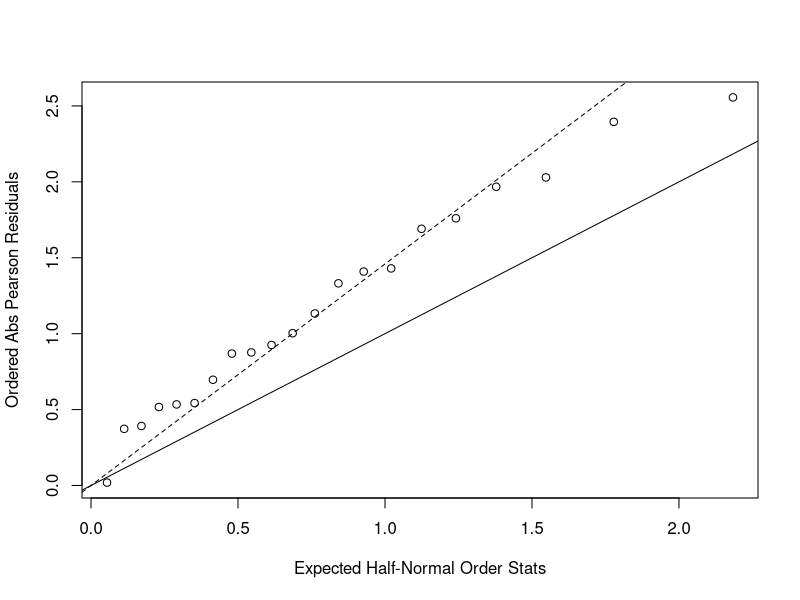

Recreate this plot in R.
## ---- chunk 1
knitr::opts_chunk$set(echo = TRUE)

library(tidyverse)
library(viridis)
knitr::opts_chunk$set(
	echo = TRUE,
	warning = FALSE,
	fig.width = 8, 
  fig.height = 6,
  out.width = "90%"
)
options(
  ggplot2.continuous.colour = "viridis",
  ggplot2.continuous.fill = "viridis"
)
scale_colour_discrete = scale_colour_viridis_d
scale_fill_discrete = scale_fill_viridis_d
theme_set(theme_minimal() + theme(legend.position = "bottom"))

## ---- chunk 2

# help myself understand the data (retrospective data):

###############################################################################
#
#                       case(cancer+)         control(cancer-) 
#
# #exosed (alcohol80+)      96                        109             n1=205
# #unexposed (alc 80-)      104                       666             n0=770
#                           
#                           m1=200                    m0=775
#
#
################################################################################

cancer_data = tibble(
  age = rep(c(25, 35, 45, 55, 65, 75), 2),
  alcohol_consump = c(rep("0-79 g", 6), rep("80+ g", 6)),
  case = c(0, 5, 21, 34, 36, 8, 1, 4, 25, 42, 19, 5),
  control = c(106, 164, 138, 139, 88, 31, 9, 26, 29, 27, 18, 0)
)

m1_df = cancer_data %>% 
  group_by(alcohol_consump) %>%
  select(case) %>% 
  summarize(sum_case = sum(case))

m1 = sum(m1_df$sum_case)

m0_df = m1 = cancer_data %>% 
  group_by(alcohol_consump) %>%
  select(control) %>% 
  summarize(sum_cntrl = sum(control))

m0 = sum(m0_df$sum_cntrl)

# using table to calculate n1 and n0
n1 = 205
n0 = 770
# now I know what my table looks like!

# 
response = cbind(cancer_data$case, cancer_data$control)
## ---- chunk 3

# fitting a prospective model
logit_prosp = glm(response ~ cancer_data$alcohol_consump + cancer_data$age, family=binomial(link='logit'))
summary(logit_prosp)
## ---- chunk 4

# seed: 0 >> O. aegyptiaca 75, seed: 1 >> O. aegyptiaca 73
# root: 0 >> Bean, root: 1 >> cucumber

# making data df
germ_data = tibble (
  seed = c(rep(0, 11), rep(1, 10)),
  root = c(rep(0, 5), rep(1, 6), rep(0, 5), rep(1, 5)),
  y = c(c(10, 23, 23, 26, 17), c(5, 53, 55, 32, 46, 10), c(8, 10, 8, 23, 0), c(3, 22, 15, 32, 3)),
  m = c(c(39, 62, 81, 51, 39), c(6, 74, 72, 51, 79, 13), c(16, 30, 28, 45, 4), c(12, 41, 30, 51, 7))
) 


germ_rate = cbind(germ_data$y, germ_data$m - germ_data$y)

## ---- chunk 5

germ_logit = glm(germ_rate ~ seed + root, family = binomial(link = 'logit'), data = germ_data)
summary(germ_logit)
## ---- chunk 6
# n = 21 (total number)
# p = 3 (seed and root)
# n - p = 18

G_0 = sum(residuals(germ_logit,type='pearson')^2) # pearson chisq statistics (G0)
phi_hat_G = G_0 / (21-3) # over dispersion parameter estimated using G_0

# phi_hat_D = germ_logit$deviance/(21-3)
# tilde.phi=germ_logit$deviance/germ_logit$df.residual his!
## ---- chunk 7

res=residuals(germ_logit,type='pearson')
plot(qnorm((21+1:21+0.5)/(2*21+1.125)),sort(abs(res)),xlab='Expected Half-Normal Order Stats',ylab='Ordered Abs Pearson Residuals')
abline(a=0,b=1)
abline(a=0,b=sqrt(phi_hat_G),lty=2)
## ---- chunk 8

summary(germ_logit, dispersion = phi_hat_G)
